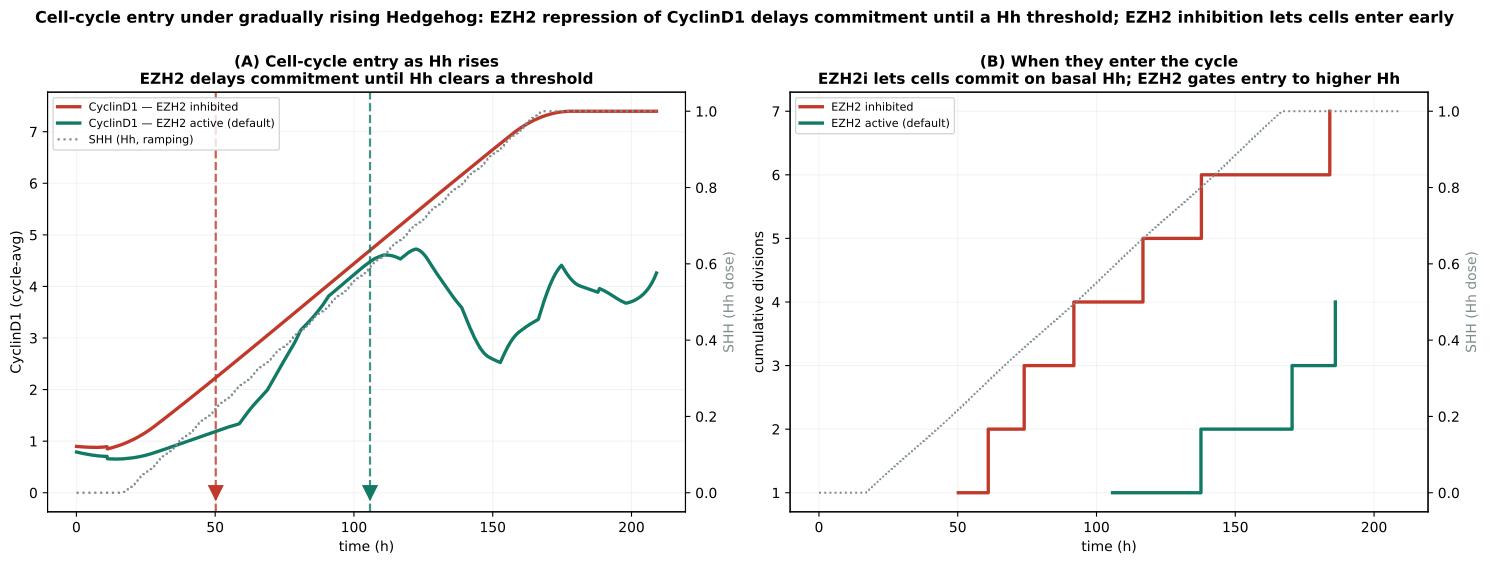

Reproduce this figure in Python.
"""When does a GNP enter the cell cycle as Hedgehog gradually rises — WITH vs WITHOUT EZH2 repression
of CyclinD1? EZH2 raises the CyclinD1 (Hh) threshold to commit, so with the brake intact a cell waits
until Hh climbs to a genuine threshold before it divides; with EZH2 inhibited (de-repressed), CyclinD1
clears the commitment threshold on basal drive and the cell enters early / promiscuously.

SHH is ramped 0 -> 1.0 over ~150 h (from a Hh-free, arrested start). We track CyclinD1 and division
events (MPF peaks) for the default model (EZH2 active) vs EZH2 inhibited (EZH2i=1), and mark the first
division = cell-cycle entry, with the Hh level at entry.

Panels:
  A  CyclinD1 (cycle-avg) vs time for both, with the rising SHH; division ticks; the cell-cycle-entry
     time (first division) marked for each.
  B  Cumulative divisions vs time — the curve lifts off at cell-cycle entry; the horizontal gap between
     the two lift-offs is the entry delay EZH2 imposes.

Run:  ./venv/bin/python simulations/fig_v44_cellcycle_entry.py [--fresh]
"""
import sys, os
sys.path.insert(0, os.path.dirname(os.path.dirname(os.path.abspath(__file__))))
import numpy as np, matplotlib.pyplot as plt, tellurium as te
from scipy.signal import find_peaks
from src.build_model_v44_heldt import build_model_v44

FRESH = '--fresh' in sys.argv
CACHE = 'simulations/fig_v44_cellcycle_entry_cache.npz'
M = build_model_v44(with_ezh2=True, with_hh=True)
GNP = dict(MYCN_amplification=1.0, Ptch1_copy_number=1.0, p16=0.0, p18=0.464, kSyP21=0.002, HHi=0)
T0, DUR, T_END = 1000.0, 9000.0, 12500.0
shh_fn = lambda t: 0.0 if t < T0 else (1.0 if t > T0 + DUR else 1.0 * (t - T0) / DUR)


def ramp(ezh2i, chunk=60, fine=3.0):
    rr = te.loada(M); rr.integrator.setValue('relative_tolerance', 1e-6); rr.reset()
    for k, v in GNP.items():
        rr[k] = v
    rr['EZH2i'] = ezh2i; rr['SHH'] = 0.0
    T, CD, MP, SH = [], [], [], []
    t = 0.0
    while t < T_END:
        rr['SHH'] = float(shh_fn(t)); rr.saveState('s'); ok = False
        for atol in (1e-8, 1e-7, 1e-6):
            try:
                rr.integrator.setValue('absolute_tolerance', atol)
                r = rr.simulate(t, t + chunk, max(2, int(chunk / fine)), selections=['time', 'Cd', 'MPF', 'SHH']); ok = True; break
            except Exception:
                rr.loadState('s')
        if not ok:
            break
        T.append(r['time'][1:]); CD.append(r['Cd'][1:]); MP.append(r['MPF'][1:]); SH.append(r['SHH'][1:])
        t += chunk
    return np.concatenate(T), np.concatenate(CD), np.concatenate(MP), np.concatenate(SH)


if FRESH or not os.path.exists(CACHE):
    print('ramping Hh 0 -> 1.0; default vs EZH2i ...')
    tA, cA, mA, sA = ramp(0.0)   # default: EZH2 active
    tB, cB, mB, sB = ramp(1.0)   # EZH2 inhibited
    np.savez(CACHE, tA=tA, cA=cA, mA=mA, sA=sA, tB=tB, cB=cB, mB=mB, sB=sB)
    print('  cached ->', CACHE)
z = np.load(CACHE)


def divs(t, mpf):
    pk, _ = find_peaks(mpf, prominence=0.15, distance=int(200 / (t[1] - t[0])))
    return t[pk]


def mov(t, x, win=1320):
    return np.array([x[(t >= T - win / 2) & (t <= T + win / 2)].mean() for T in t])


pkA, pkB = divs(z['tA'], z['mA']), divs(z['tB'], z['mB'])
entryA = pkA[pkA >= T0][0] if np.any(pkA >= T0) else np.nan   # first division after ramp start
entryB = pkB[pkB >= T0][0] if np.any(pkB >= T0) else np.nan
shhA = float(np.interp(entryA, z['tA'], z['sA'])) if entryA == entryA else np.nan
shhB = float(np.interp(entryB, z['tB'], z['sB'])) if entryB == entryB else np.nan

C_DEF, C_EZI, C_SHH = '#117a65', '#c0392b', '#7f8c8d'
fig, ax = plt.subplots(1, 2, figsize=(15, 5.6))

# ---- A: CyclinD1 + entry ----
a = ax[0]; a2 = a.twinx()
a2.plot(z['tA'] / 60, z['sA'], ':', color=C_SHH, lw=1.6, label='SHH (Hh, ramping)')
a.plot(z['tB'] / 60, mov(z['tB'], z['cB']), color=C_EZI, lw=2.4, label='CyclinD1 — EZH2 inhibited')
a.plot(z['tA'] / 60, mov(z['tA'], z['cA']), color=C_DEF, lw=2.4, label='CyclinD1 — EZH2 active (default)')
for entry, shh, col in [(entryB, shhB, C_EZI), (entryA, shhA, C_DEF)]:
    if entry == entry:
        a.axvline(entry / 60, color=col, ls='--', lw=1.6, alpha=0.8)
        a.plot(entry / 60, 0, 'v', color=col, ms=10, clip_on=False)
a.set_xlabel('time (h)'); a.set_ylabel('CyclinD1 (cycle-avg)'); a2.set_ylabel('SHH (Hh dose)', color=C_SHH)
a.set_title('(A) Cell-cycle entry as Hh rises\nEZH2 delays commitment until Hh clears a threshold', fontweight='bold', fontsize=11)
h1, l1 = a.get_legend_handles_labels(); h2, l2 = a2.get_legend_handles_labels()
a.legend(h1 + h2, l1 + l2, fontsize=8, loc='upper left'); a.grid(alpha=0.15)

# ---- B: cumulative divisions ----
b = ax[1]; b2 = b.twinx()
b2.plot(z['tA'] / 60, z['sA'], ':', color=C_SHH, lw=1.4)
for t, pk, col, lab, entry, shh in [(z['tB'], pkB, C_EZI, 'EZH2 inhibited', entryB, shhB),
                                     (z['tA'], pkA, C_DEF, 'EZH2 active (default)', entryA, shhA)]:
    pk = pk[pk >= 0]
    steps_t = np.concatenate([[0], np.repeat(pk, 2), [T_END]]) / 60
    steps_n = np.concatenate([[0], np.repeat(np.arange(1, len(pk) + 1), 2)[:-1], [len(pk), len(pk)]])[:len(steps_t)]
    b.step(np.sort(pk) / 60, np.arange(1, len(pk) + 1), where='post', color=col, lw=2.4, label=lab)
    if entry == entry:
        b.annotate(f'entry: t={entry/60:.0f} h\nSHH={shh:.2f}', xy=(entry / 60, 0.5),
                   xytext=(entry / 60 + 8, 1.5 if col == C_DEF else 4), fontsize=8, color=col, fontweight='bold',
                   arrowprops=dict(arrowstyle='->', color=col))
b.set_xlabel('time (h)'); b.set_ylabel('cumulative divisions'); b2.set_ylabel('SHH (Hh dose)', color=C_SHH)
b.set_title('(B) When they enter the cycle\nEZH2i lets cells commit on basal Hh; EZH2 gates entry to higher Hh', fontweight='bold', fontsize=11)
b.legend(fontsize=8, loc='upper left'); b.grid(alpha=0.15)

fig.suptitle('Cell-cycle entry under gradually rising Hedgehog: EZH2 repression of CyclinD1 delays commitment until a Hh threshold; EZH2 inhibition lets cells enter early',
             fontsize=11.5, fontweight='bold', y=1.0)
plt.tight_layout()
plt.savefig('simulations/fig_v44_cellcycle_entry.png', dpi=160, bbox_inches='tight')
plt.savefig('simulations/fig_v44_cellcycle_entry.pdf', bbox_inches='tight')
plt.close()
print(f'entry — EZH2 active: t={entryA/60:.1f} h (SHH={shhA:.2f});  EZH2 inhibited: t={entryB/60:.1f} h (SHH={shhB:.2f})')
print('Saved: fig_v44_cellcycle_entry.png / .pdf')
